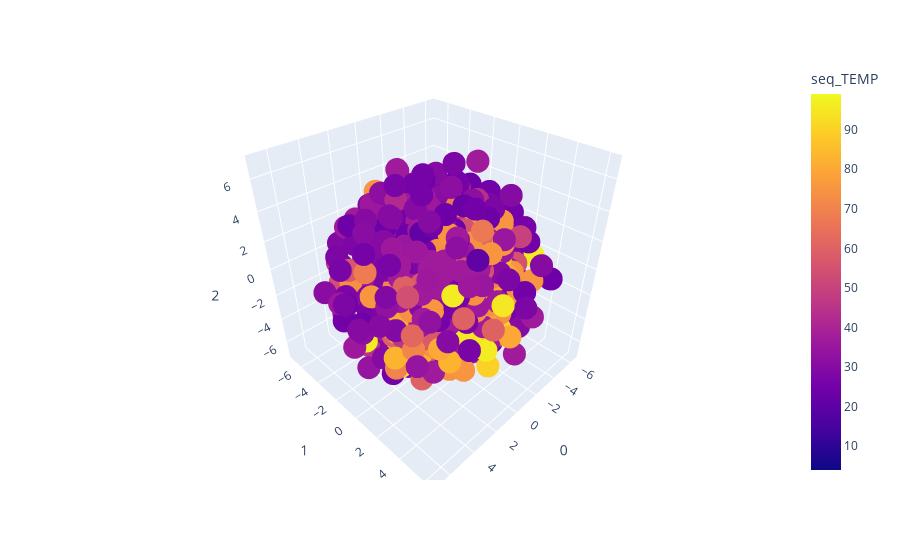

Write notebook code for a chart like this one.
### Code cell
tsne_results = pd.DataFrame(tsne_results)
tsne_results["seq_TEMP"] = data["seq_TEMP"]

fig = px.scatter_3d(tsne_results, x=0, y=1,z=2, 
              color='seq_TEMP')
fig.show()

### Figure 1 — Plotly figure (JSON) as saved in the notebook; plotly's stock layout.template omitted (floating-point values rounded to 4 significant figures; data arrays with more than 128 entries replaced by an {"elided": "..."} marker saying what was removed)
{"data": [{"hovertemplate": "0=%{x}<br>1=%{y}<br>2=%{z}<br>seq_TEMP=%{marker.color}<extra></extra>", "legendgroup": "", "marker": {"color": {"elided": "2917 int values"}, "coloraxis": "coloraxis", "symbol": "circle"}, "mode": "markers", "name": "", "scene": "scene", "showlegend": false, "type": "scatter3d", "x": {"elided": "2917 float values"}, "y": {"elided": "2917 float values"}, "z": {"elided": "2917 float values"}}], "layout": {"coloraxis": {"colorbar": {"title": {"text": "seq_TEMP"}}, "colorscale": [[0, "#0d0887"], [0.1111, "#46039f"], [0.2222, "#7201a8"], [0.3333, "#9c179e"], [0.4444, "#bd3786"], [0.5556, "#d8576b"], [0.6667, "#ed7953"], [0.7778, "#fb9f3a"], [0.8889, "#fdca26"], [1, "#f0f921"]]}, "legend": {"tracegroupgap": 0}, "margin": {"t": 60}, "scene": {"domain": {"x": [0, 1], "y": [0, 1]}, "xaxis": {"title": {"text": "0"}}, "yaxis": {"title": {"text": "1"}}, "zaxis": {"title": {"text": "2"}}}}}
